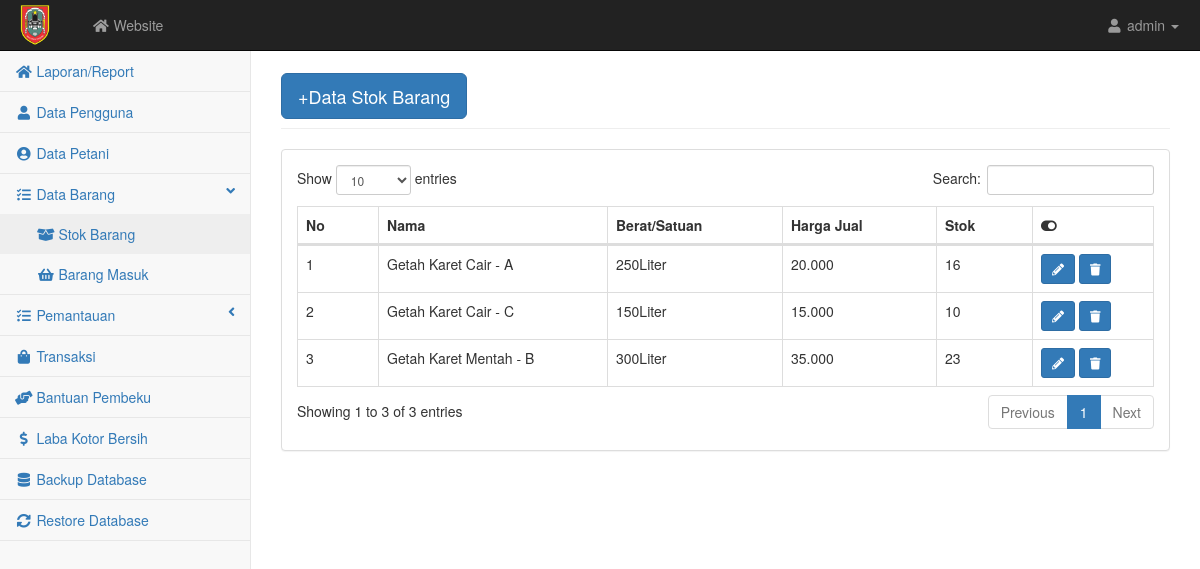
The page /admin/inventori.php on the database as committed earlier.
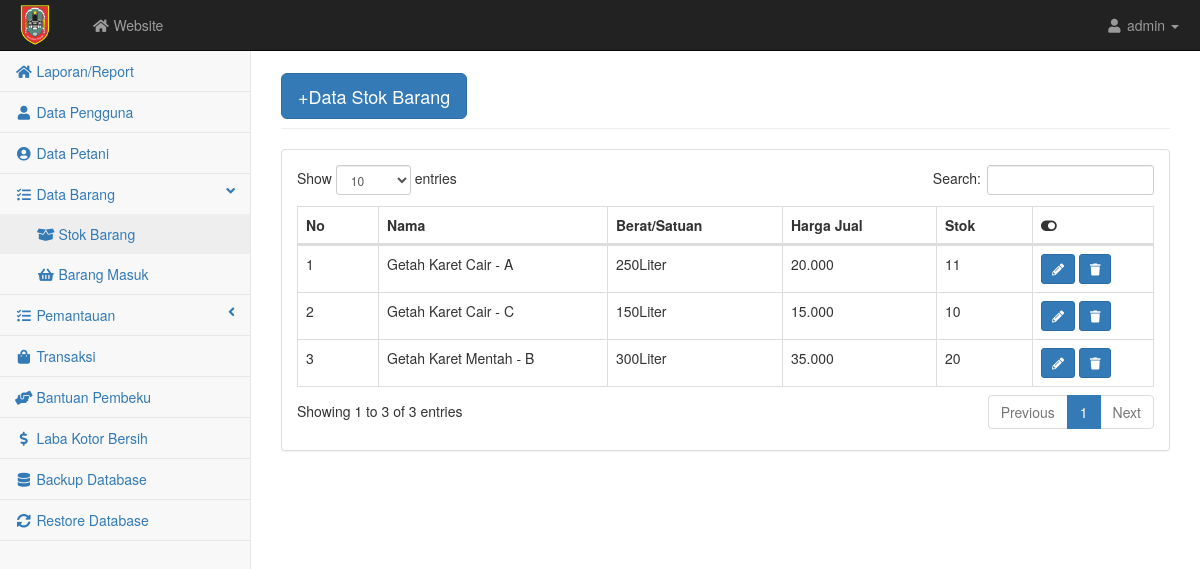
The same page on the database as committed later.
### tables this page shows
CREATE TABLE `inventori` (
  `idinventori` int(2) NOT NULL,
  `namainven` varchar(50) NOT NULL,
  `satuan` varchar(50) NOT NULL,
  `stok` int(3) NOT NULL,
  `harga` float NOT NULL
);

### admin/inventori.php (the view)
<?php require('atas.php') ?>
<div id="page-wrapper">
    <div class="container-fluid">
        <div class="row">
            <div class="col-lg-12">
                <h1 class="page-header"><button class="btn btn-primary btn-lg"><a href="inventori_input.php" style="color: white; text-decoration: none">+Data Stok Barang</a></button></h1>
            </div>
        </div>
        <div class="row">
            <div class="col-lg-12">
                <div class="panel panel-default">
                    <div class="panel-body">
                        <div class="table-responsive">
                            <table class="table table-bordered table-hover" id="dataTables-example">
                                <thead class="success">
                                    <tr>
                                        <th>No</th>
                                        <th>Nama</th>
                                        <th>Berat/Satuan</th>
                                        <th>Harga Jual</th>
                                        <th>Stok</th>
                                        <th><i class="fa fa-toggle-on"></i></th>
                                    </tr>
                                </thead>
                                <tbody>
                                    <?php $no=1; $query = mysqli_query($kon, "SELECT * FROM inventori ORDER BY namainven ASC");
                                        while($data = mysqli_fetch_array($query)){ ?>
                                            <tr class="odd gradeX">
                                                    <td><?= $no++; ?></td>
                                                    <td><?= $data['namainven'] ?></td>
                                                    <td><?= $data['satuan'] ?></td>
                                                    <td><?= number_format($data['harga'],0,'.','.') ?></td>
                                                    <td><?= $data['stok'] ?></td>
                                                    <td>
                                                        <a href="inventori_edit.php?idinventori=<?php echo $data['idinventori']; ?>" class="btn btn-primary btn-sm"><i class="fa fa-pencil-alt"></i></a>
                                                        <button class="btn btn-primary btn-sm" type="button" onclick="return confirm('Yakin ingin Menghapus?');"><a href="delete.php?idinventori=<?php echo $data['idinventori'] ?>" style="color: white;"><i class="fa fa-trash"></i></a></button>
                                                    </td>
                                                </tr>
                                        <?php } ?>
                                </tbody>
                            </table>
                        </div>
                    </div>
                </div>
            </div>
        </div>
    </div>
</div>
    </div>
<?php require('bawah.php') ?>

Rows that differ between the two databases and show on the page:
changed inventori "Getah Karet Cair - A": stok "16" → "11"
changed inventori "Getah Karet Mentah - B": stok "23" → "20"
